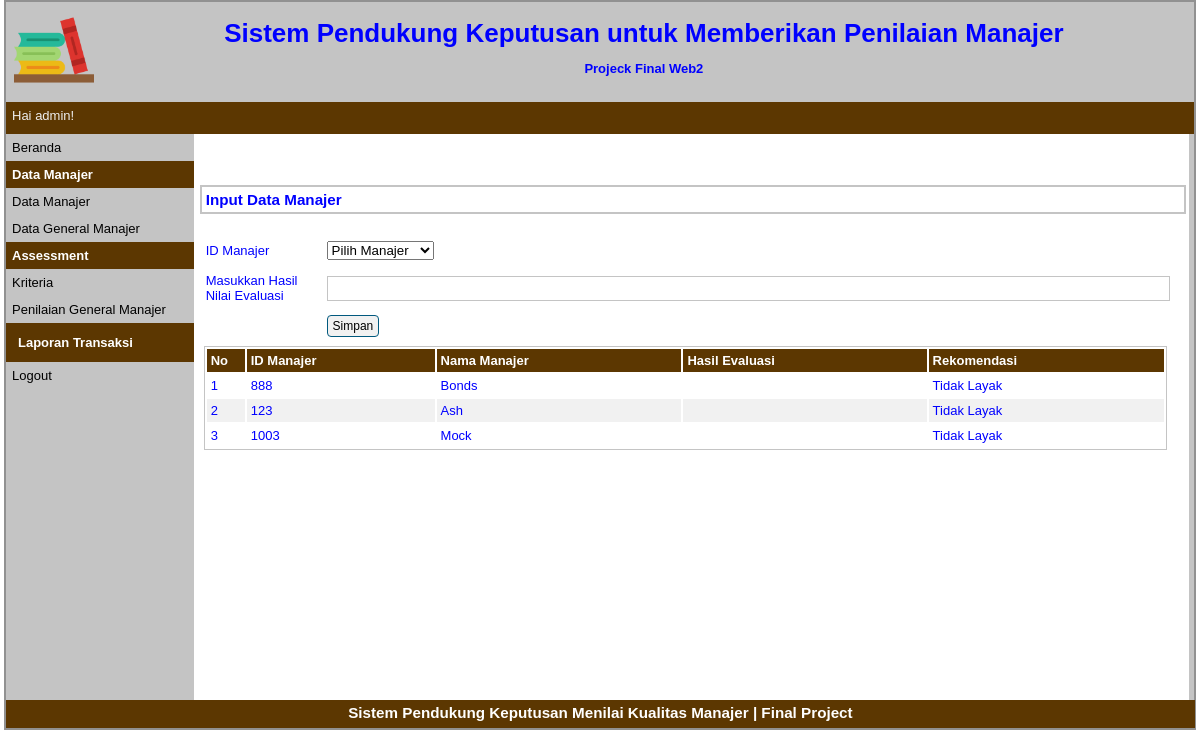
Page /halaman-admin.php?p=gm-ranking (signed in) on the earlier database version.
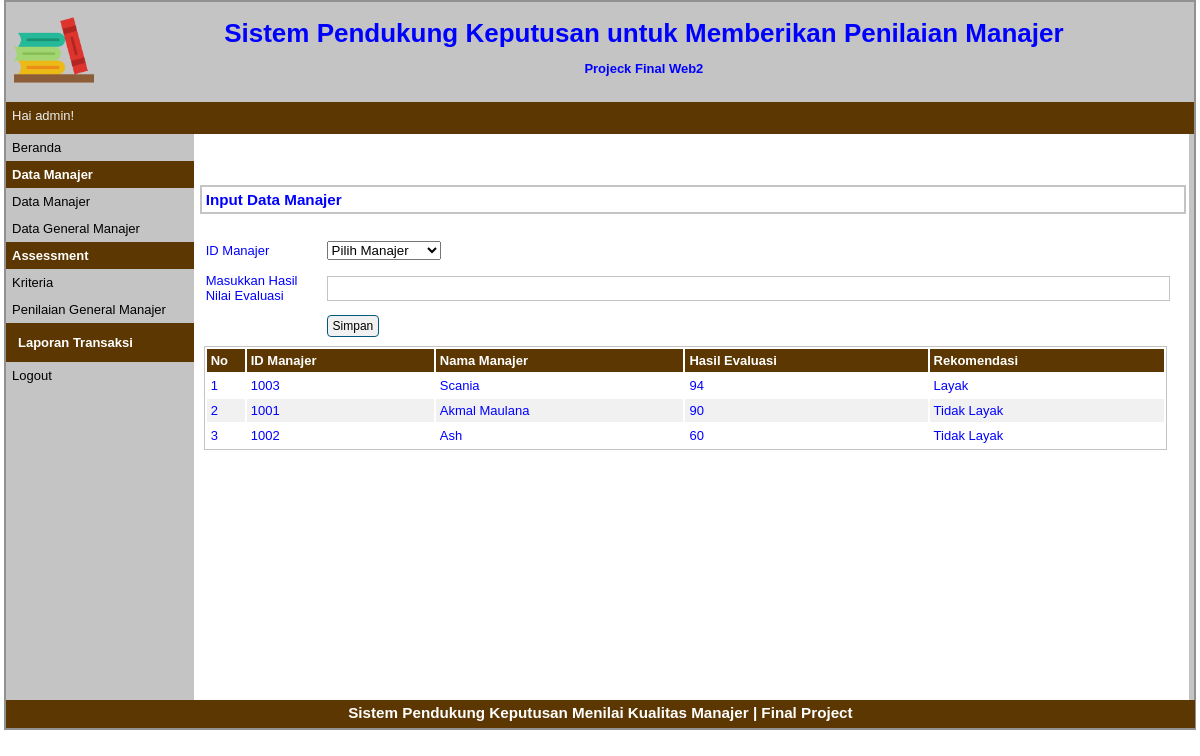
Same page on the later database version.
### tables this page shows
CREATE TABLE `penilaian` (
  `id_penilaian` int(255) NOT NULL,
  `fk_id_manajer` int(255) NOT NULL,
  `n_sikap` float NOT NULL,
  `n_tjawab` float NOT NULL,
  `n_kompetensi` float NOT NULL,
  `n_rencana` float NOT NULL,
  `n_arah` float NOT NULL,
  `n_organisasi` float NOT NULL,
  `n_masalah` float NOT NULL,
  `n_interpersonal` float NOT NULL,
  `n_komunikasi` float NOT NULL,
  `hasil` float NOT NULL
);

CREATE TABLE `tb_manajer` (
  `id_mnj` int(255) NOT NULL,
  `nama` varchar(30) NOT NULL,
  `divisi` varchar(255) NOT NULL,
  `jeniskelamin` varchar(10) NOT NULL,
  `alamat` varchar(40) NOT NULL,
  `agama` varchar(20) NOT NULL
);

### pages/gm-ranking.php (the view, shortened to what this page needs)
<?php
$server = "localhost";
$user = "root";
$password = "";
$nama_database = "db_pakhir";
$db = mysqli_connect($server, $user, $password, $nama_database);
?>
<div id="label-page"><h3>Input Data Manajer</h3></div>
<div id="content">
	<form action="proses/gm-ranking-proses.php" method="post" enctype="multipart/form-data">
	<table id="tabel-input">
		<tr>
			<td class="label-formulir">ID Manajer</td>
			<td class="isian-formulir">
                <select name = "id_mnj">
                <option>Pilih Manajer</option>
                </select>
            </td></tr>
		<tr>
			<td class="label-formulir">Masukkan Hasil Nilai Evaluasi</td>
			<td class="isian-formulir"><input type="number" name="hasil_evaluasi" class="isian-formulir isian-formulir-border"></td>
		</tr>
		<tr>
			<td class="label-formulir"></td>
			<td class="isian-formulir"><input type="submit" name="simpan" value="Simpan" class="tombol"></td>
		</tr>
	</table>
	</form>
    <table id="tabel-tampil">
		<tr>
			<th id="label-tampil-no">No</td>
			<th>ID Manajer</th>
			<th>Nama Manajer</th>
			<th>Hasil Evaluasi</th>
			<th>Rekomendasi</th>
		</tr>
		<?php
		$nomor = 1;
		$query = "SELECT penilaian.fk_id_manajer, penilaian.hasil, tb_manajer.nama, IF(penilaian.hasil >90, 'Layak','Tidak Layak') as rekomendasi FROM penilaian JOIN tb_manajer
		ON penilaian.fk_id_manajer = tb_manajer.id_mnj ORDER BY hasil DESC";
		$q_tampil_anggota = mysqli_query($db, $query);
		if(mysqli_num_rows($q_tampil_anggota)>0)
		{
		while($r_tampil_anggota=mysqli_fetch_array($q_tampil_anggota)){
		?>
		<tr>
			<td><?php echo $nomor; ?></td>
			<td><?php echo $r_tampil_anggota['fk_id_manajer']; ?></td>
			<td><?php echo $r_tampil_anggota['nama']; ?></td>
			<td><?php echo $r_tampil_anggota['hasil']; ?></td>
			<td><?php echo $r_tampil_anggota['rekomendasi']; ?></td>
		</tr>
		<?php $nomor++; }
		}
		else {
			echo "<tr><td colspan=6>Data Tidak Ditemukan</td></tr>";
		}?>
	</table>
</div>

Differences in the rows shown:
removed penilaian: fk_id_manajer "888", fk_id_manajer.nama "Bonds", rekomendasi "Tidak Layak"
removed penilaian: fk_id_manajer "123", fk_id_manajer.nama "Ash", rekomendasi "Tidak Layak"
removed penilaian: fk_id_manajer "1003", fk_id_manajer.nama "Mock", rekomendasi "Tidak Layak"
added penilaian: fk_id_manajer "1003", fk_id_manajer.nama "Scania", hasil "94", rekomendasi "Layak"
added penilaian: fk_id_manajer "1001", fk_id_manajer.nama "Akmal Maulana", hasil "90", rekomendasi "Tidak Layak"
added penilaian: fk_id_manajer "1002", fk_id_manajer.nama "Ash", hasil "60", rekomendasi "Tidak Layak"
